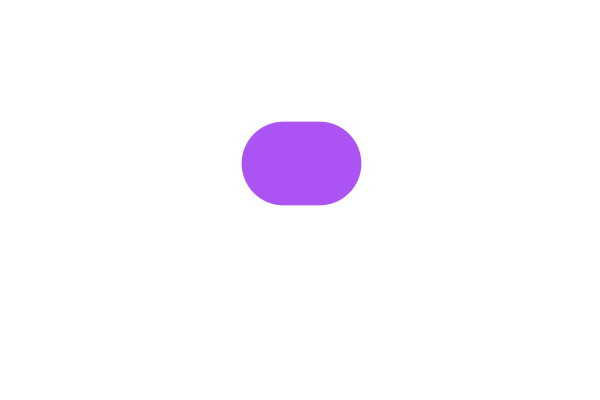
Frame 1 (no input)
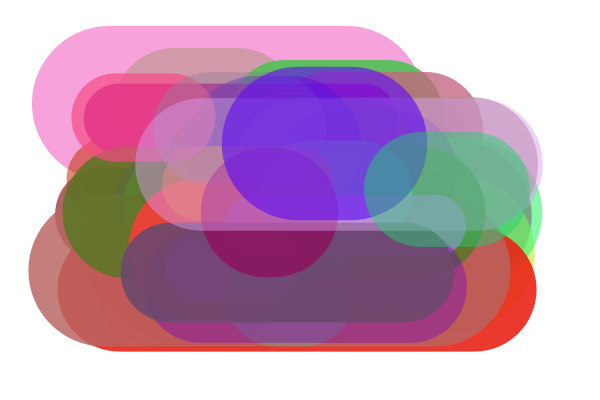
Frame 60 (the mouse pressed at the canvas centre just before this capture)
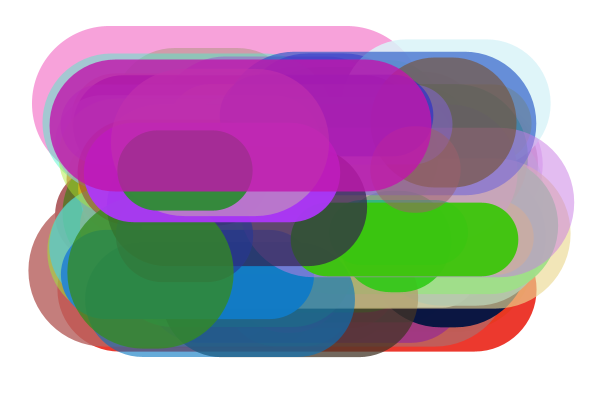
Frame 120 (the mouse held since frame 60 and released just before this capture)

The Processing sketch that drew these frames (run headless with seeded random() and noise(); from frame 60 on, the mouse is pressed at the canvas centre):

// Processing sketch: processing_3698
// ── processing_3698.pde

void setup() {
 size(600,400);
 background(255);
 smooth();
 frameRate(10);
}

void draw() {
       filter(BLUR,0.55);
  float R = random(0,255);
  float G = random(0,255);
  float B = random(0,255);
  float largeur = random(60,160);
  strokeWeight(largeur);
  float alpha = random(100,255);
  stroke(R,G,B,alpha);
  float y = random(100,300);
 line(random(100,500),y, random(100,500),y);
}
